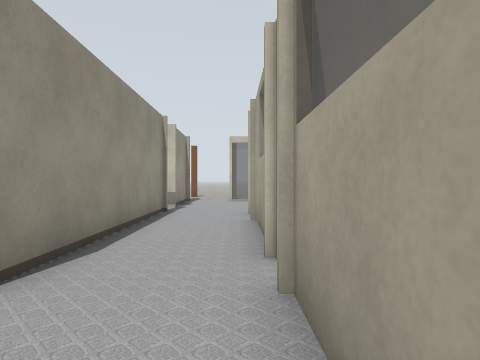
view 1 (above)

16 first-person views from a walk through a robot-simulator world made for Gazebo. The camera is 0.94 m above the floor, looks level and sees 75° across. Floor lines are 1 m apart. The floor is counted in squares, 1 m on a side. Each view is taken from the middle of a square. On the plan, view 1 faces up. The plan holds only what a view shows up to about 12 squares ahead; the rest is blank. The place goes on beyond the plan.

view 2
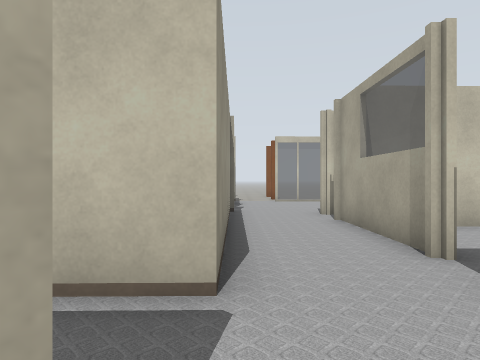

view 3
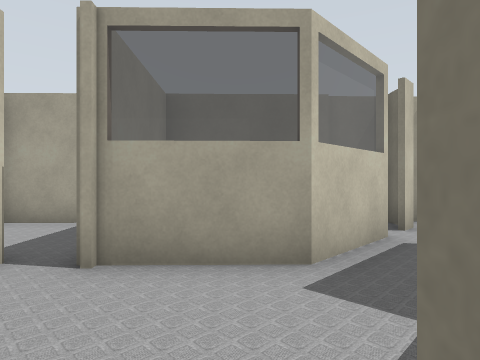

view 4
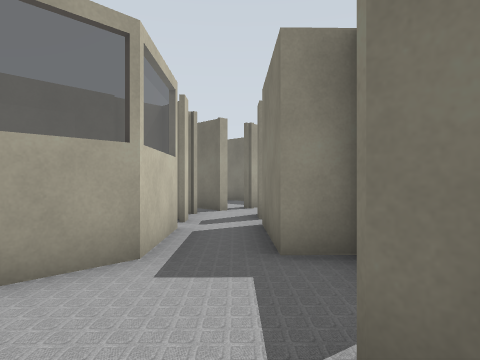

view 5
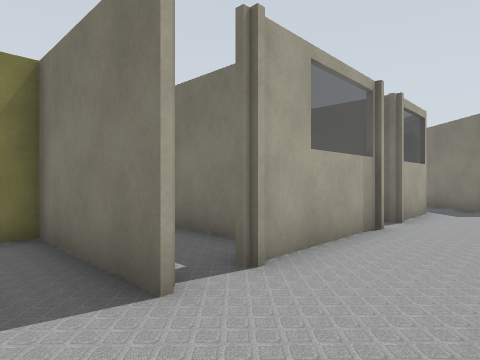

view 6
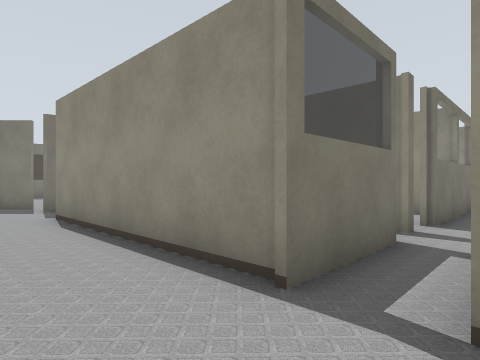

view 7
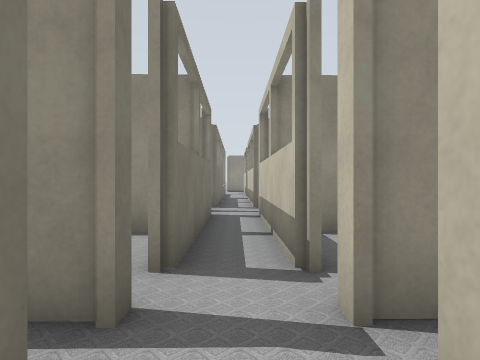

view 8
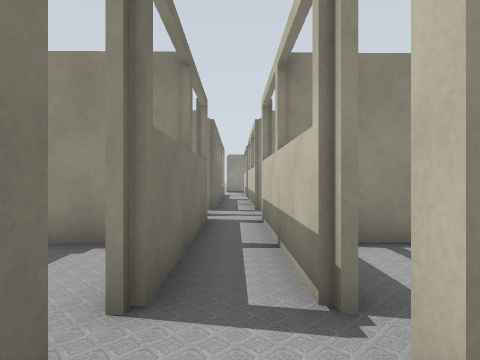

view 9
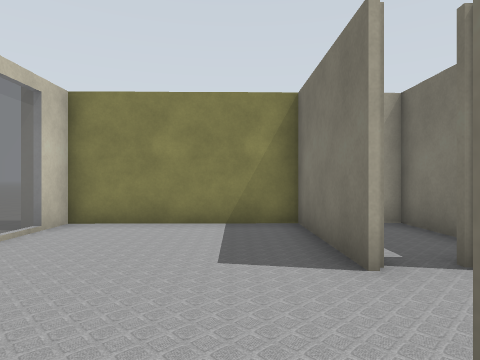

view 10
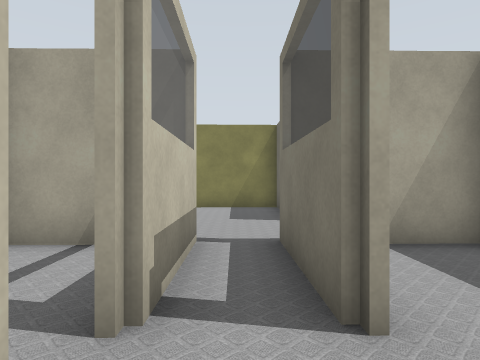

view 11
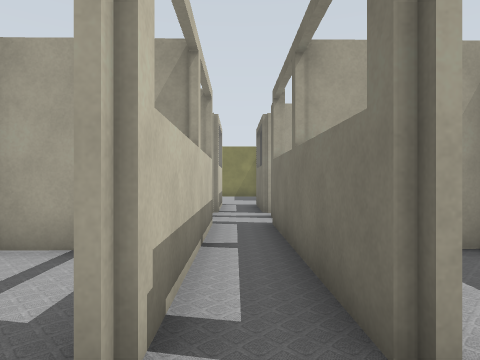

view 12
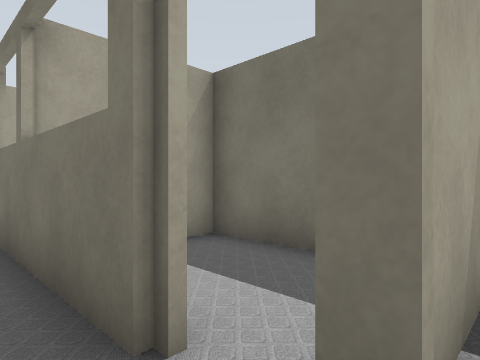

view 13
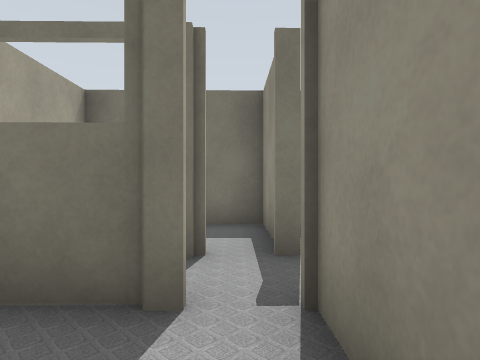

view 14
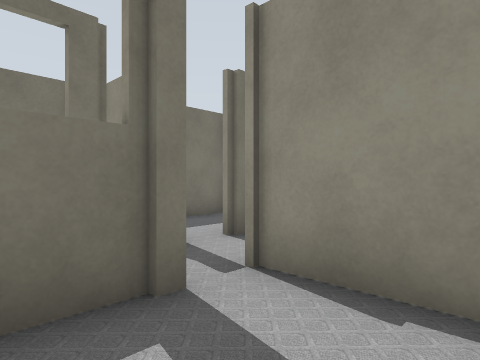

view 15
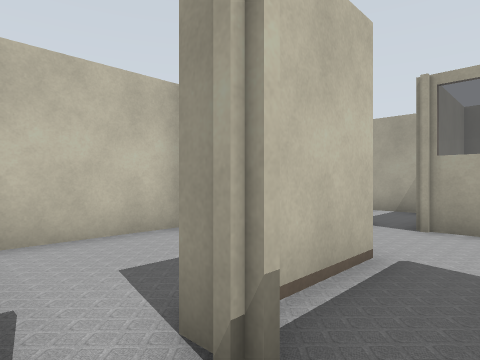

view 16
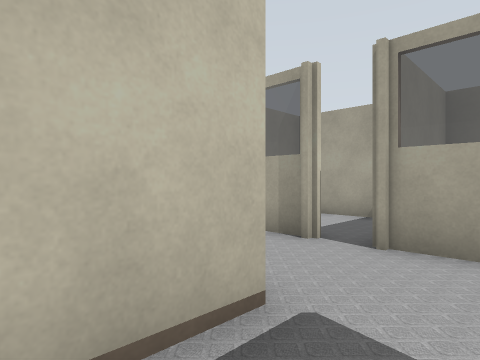

### Floor plan
Points are (right, up) in squares from view 1. A wall is a line through its corners. A room is listed if a view was taken in it or the views show most of it. See-through windows are left out.
Room 1 (views 1, 2, 3, 4, 15, 16)
walls: (0.4, 3.6) (0.4, 7.6); (-2.9, 0.7) (-2.4, 0.7); (-2.4, -0.7) (-1.6, -1.5); (-1.3, -1.9) (-0.6, -1.1) (1.2, -2.9); (2.2, -1.5) (0.5, 0.2) (0.4, 2.7); (-2.3, 8.4) (-2.2, 2.5) (-4.1, 2.5)
ways out: opening at (-0.5, 9) to room 2; opening at (1, 8) to room 5; gap at (1, 4) to room 6
Room 2 (views 5, 6, 7, 8, 9, 10, 11, 12)
walls: (-5.2, 9.3) (-2.3, 9.4) (-2.3, 8.4); (-7.2, 10.6) (-12.7, 10.5); (-2.3, 11.8) (-2.3, 10.7) (-5.2, 10.6); (0.2, 8.7) (3.8, 8.7) (3.7, 13.5); (-12.7, 9.2) (-7.2, 9.3); (-13.6, 11.4) (-13.6, 10.5); (-14.6, 10.5) (-16.5, 10.4); (-16.6, 9.2) (-14.6, 9.2)
ways out: opening at (-0.5, 9) to room 1; opening at (-13, 11) to room 3; opening at (-13, 9) to room 4; gap at (-5, 9); gap at (-5, 11)
Room 3 (views 13, 14)
walls: (-13.6, 12.8) (-13.6, 11.4); (-12.7, 10.6) (-11.1, 10.7); (-9.8, 10.5) (-9.8, 13.2)
ways out: opening at (-13, 11) to room 2
Room 4 (no view inside)
walls: (-13.5, 9.2) (-13.5, 6.3) (-9.7, 6.4) (-9.8, 9.3)
ways out: opening at (-13, 9) to room 2
Room 5 (no view inside)
walls: (1.6, 6.6) (3.9, 6.6)
ways out: opening at (1, 8) to room 1
Room 6 (no view inside)
walls: (3.9, 3.7) (3.8, 6.9); (3.9, 6.4) (0.4, 6.3); (0.4, 2.7) (2.7, 2.7)
ways out: gap at (1, 4) to room 1

Positions as (right, up) in squares from view 1, and headings:
1: (0, 0), facing up
2: (-2, 0), facing up
3: (-3, 1), facing right
4: (-3, 2), facing down-right
5: (-2, 10), facing down-right
6: (0, 11), facing down-left
7: (-4, 10), facing left
8: (-5, 10), facing left
9: (-3, 10), facing right
10: (-7, 10), facing right
11: (-14, 10), facing right
12: (-14, 10), facing down-right
13: (-13, 13), facing down
14: (-11, 13), facing down-left
15: (-6, 1), facing up-right
16: (-4, 1), facing up-right
